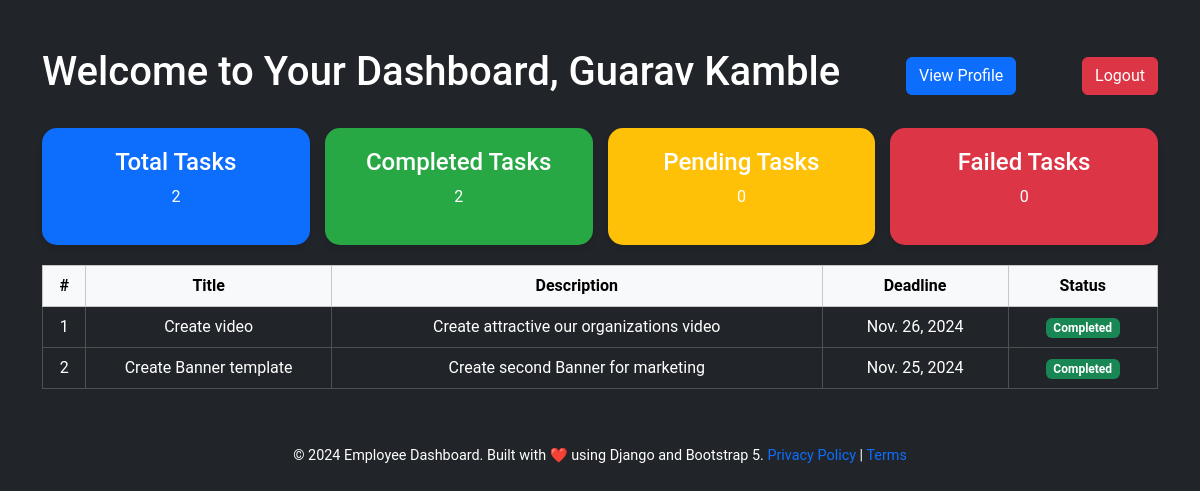
Page /users/employee/dashboard/7/ on the committed database.
### tsmtasks/models.py (models this page shows, shortened)
class Task(models.Model):
    PRIORITY_CHOICES = [
        ('urgent', 'Urgent'),
        ('high', 'High'),
        ('medium', 'Medium'),
        ('low', 'Low'),
    ]
    STATUS_CHOICES = [
    ('Completed', 'Completed'),
    ('In Progress', 'In Progress'),
    ('Failed', 'Failed'),
    ]
    task_name = models.CharField(max_length=255, verbose_name="Task Name")
    task_description = models.TextField(verbose_name="Task Description")
    assigned_employees = models.ForeignKey(EmployeeProfile, on_delete=models.CASCADE, related_name="tasks")
    priority = models.CharField(max_length=10, choices=PRIORITY_CHOICES, verbose_name="Priority")
    due_date = models.DateField(verbose_name="Due Date")
    created_at = models.DateTimeField(auto_now_add=True, verbose_name="Created At")
    updated_at = models.DateTimeField(auto_now=True, verbose_name="Updated At")
    status = models.CharField(max_length=20, choices=STATUS_CHOICES, default='In Progress')

### tsmusersdashboards/views.py (the view)
# urls.py: path('employee/dashboard/<int:employee_id>/', views.employee_dashboard, name='employeedashboard'),
def employee_dashboard(request, employee_id):
    employee = get_object_or_404(Employee, id=employee_id)
    employee_profile, created = EmployeeProfile.objects.get_or_create(employee=employee)
    if created:
        employee_profile.role = "Default Role"
        employee_profile.save()
    tasks = Task.objects.filter(assigned_employees=employee_profile)
    total_tasks = tasks.count()
    completed_tasks = tasks.filter(status="Completed").count()
    pending_tasks = tasks.filter(status="In Progress").count()
    failed_tasks = tasks.filter(status="Failed").count()
    context = {
        "tasks": tasks,
        "employee_name": f"{employee_profile.first_name} {employee_profile.last_name}",
        "total_tasks": total_tasks,
        "completed_tasks": completed_tasks,
        "pending_tasks": pending_tasks,
        "failed_tasks": failed_tasks,
        "current_year": 2024,
    }
    return render(request, "tsmusersdashboards/employee_dashboard.html", context)

### tsmusersdashboards/templates/tsmusersdashboards/employee_dashboard.html (shortened to what this page needs)
{% load bootstrap5 %}
{% load static %}
<!DOCTYPE html>
<html lang="en" data-bs-theme="dark">
<head>
    {% bootstrap_css %}
</head>
<body class="bg-dark text-white">
    <div class="container my-5">
        <div class="dashboard-header mb-4">
            <h1>Welcome to Your Dashboard, {{ employee_name }}</h1>
            <a class="btn btn-primary" href="{% url 'employeeprofile' %}">View Profile</a>
            <a class="btn btn-danger" href="{% url 'employee_logout' %}">Logout</a>
        </div>
        <div class="stats-card">
            <div class="card total-tasks">
                <h4>Total Tasks</h4>
                <p>{{ total_tasks }}</p>
            </div>
            <div class="card completed-tasks">
                <h4>Completed Tasks</h4>
                <p>{{ completed_tasks }}</p>
            </div>
            <div class="card pending-tasks">
                <h4>Pending Tasks</h4>
                <p>{{ pending_tasks }}</p>
            </div>
            <div class="card failed-tasks">
                <h4>Failed Tasks</h4>
                <p>{{ failed_tasks }}</p>
            </div>
        </div>
        {% if tasks %}
            <div class="table-responsive">
                <table class="table table-dark table-bordered text-center">
                    <thead class="table-light text-dark">
                        <tr>
                            <th>#</th>
                            <th>Title</th>
                            <th>Description</th>
                            <th>Deadline</th>
                            <th>Status</th>
                        </tr>
                    </thead>
                    <tbody>
                        {% for task in tasks %}
    <tr>
        <td>{{ forloop.counter }}</td>
        <td class="text-truncate" style="max-width: 150px;">{{ task.task_name }}</td>
        <td class="text-truncate" style="max-width: 300px;">{{ task.task_description }}</td>
        <td>{{ task.due_date }}</td>
        <td>
            <span class="badge
                {% if task.status == 'Completed' %}bg-success
                {% elif task.status == 'In Progress' %}bg-warning
                {% else %}bg-danger{% endif %}">
                {{ task.status }}
            </span>
            <br>
        </td>
    </tr>
{% endfor %}
                    </tbody>
                </table>
            </div>
        {% else %}
            <div class="alert alert-warning" role="alert">
                No tasks have been assigned to you yet. Please check back later.
            </div>
        {% endif %}
        <div class="footer">
            <p>&copy; {{ current_year }} Employee Dashboard. Built with ❤️ using Django and Bootstrap 5.
            <a href="#">Privacy Policy</a> | <a href="#">Terms</a></p>
        </div>
    </div>
</body>
</html>

### tsmusersdashboards/templates/tsmusersdashboards/employee_dashboard.html (style rules this page uses)
body { font-family: 'Roboto', sans-serif; }
.dashboard-header { display: flex; justify-content: space-between; align-items: center; }
.card { border: none; border-radius: 15px; box-shadow: 0 4px 6px rgba(0, 0, 0, 0.1); }
.stats-card { display: flex; justify-content: space-between; gap: 15px; margin-bottom: 20px; }
.stats-card .card { text-align: center; padding: 20px; flex: 1; color: white; }
.stats-card .total-tasks { background-color: #0d6efd; }
.stats-card .completed-tasks { background-color: #28a745; }
.stats-card .pending-tasks { background-color: #ffc107; }
.stats-card .failed-tasks { background-color: #dc3545; }
.table th, .table td { vertical-align: middle; }
.footer { text-align: center; margin-top: 40px; font-size: 0.9rem; }
.footer a { color: #0d6efd; text-decoration: none; }

### rows in the picture
Task: task_name "Create video", task_description "Create attractive our organizations video", due_date "Nov. 26, 2024", status "Completed"
Task: task_name "Create Banner template", task_description "Create second Banner for marketing", due_date "Nov. 25, 2024", status "Completed"

### other values in the picture
{{ employee_name }} "Guarav Kamble"
{{ total_tasks }} "2"
{{ completed_tasks }} "2"
{{ pending_tasks }} "0"
{{ failed_tasks }} "0"
{{ current_year }} "2024"
